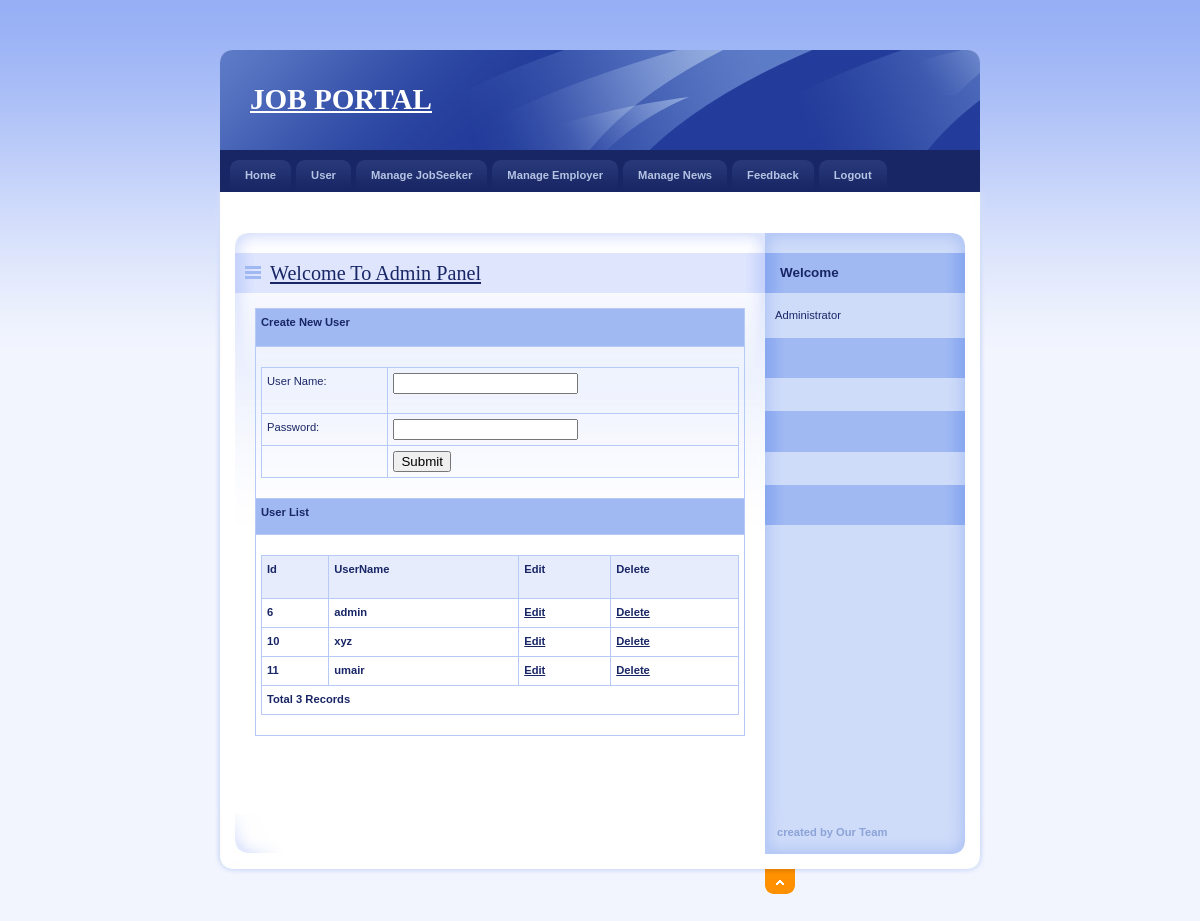
The page /Admin/User.php (signed in) on the database its author committed.
### tables this page shows
CREATE TABLE `user_master` (
  `UserId` int(11) NOT NULL,
  `UserName` varchar(20) NOT NULL,
  `Password` varchar(20) NOT NULL
);

### Admin/User.php (the view, shortened to what this page needs)
<!DOCTYPE html PUBLIC "-//W3C//DTD XHTML 1.0 Strict//EN" "http://www.w3.org/TR/xhtml1/DTD/xhtml1-strict.dtd">
<html xmlns="http://www.w3.org/1999/xhtml" xml:lang="cs" lang="cs">
<head>
    <link rel="stylesheet" media="screen,projection" type="text/css" href="./css/main.css" />
    <link rel="stylesheet" media="print" type="text/css" href="./css/print.css" />
    <link rel="stylesheet" media="aural" type="text/css" href="./css/aural.css" />
    <link href="../SpryAssets/SpryValidationTextField.css" rel="stylesheet" type="text/css" />
</head>
<body id="www-url-cz">
<div id="main" class="box">
<?php
include "Header.php"
?>
<?php
include "menu.php"
?>
    <div id="page" class="box">
    <div id="page-in" class="box">
        <div id="strip" class="box noprint">
            <p id="breadcrumbs">&nbsp;</p>
        </div>
        <div id="content">
            <div class="article">
              <h2><span><a href="#">Welcome To Admin Panel</a></span></h2>
                  <table width="100%" border="0" cellspacing="0" cellpadding="0">
        <tr>
          <td height="27" bgcolor="#A0B9F3"><strong>Create New User</strong></td>
        </tr>
        <tr>
          <td height="26"><form id="form1" name="form1" method="post" action="InsertUser.php">
            <table width="100%" height="95" border="0" cellpadding="0" cellspacing="0">
              <tr>
                <td height="35"><span class="style10">User Name:</span></td>
                <td><span id="sprytextfield1">
                  <label>
                  <input type="text" name="txtUserName" id="txtUserName" />
                  </label>
                  <span class="textfieldRequiredMsg">A value is required.</span></span></td>
              </tr>
              <tr>
                <td><span class="style10">Password:</span></td>
                <td><span id="sprytextfield2">
                  <label>
                  <input type="password" name="txtPassword" id="txtPassword" />
                  </label>
                  <span class="textfieldRequiredMsg">A value is required.</span></span></td>
              </tr>
              <tr>
                <td>&nbsp;</td>
                <td><label>
                  <input type="submit" name="button" id="button" value="Submit" />
                </label></td>
              </tr>
            </table>
                    </form>            </td>
        </tr>
        <tr>
          <td height="25" bgcolor="#A0B9F3"><strong>User List</strong></td>
        </tr>
        <tr>
          <td>
          <table width="100%" border="1" bordercolor="#1CB5F1" >
<tr>
<th height="32" bgcolor="#1CB5F1" class="style3"><div align="left" class="style9 style5"><strong>Id</strong></div></th>
<th bgcolor="#1CB5F1" class="style3"><div align="left" class="style9 style5"><strong>UserName</strong></div></th>
<th bgcolor="#1CB5F1" class="style3"><div align="left" class="style9 style5"><strong>Edit</strong></div></th>
<th bgcolor="#1CB5F1" class="style3"><div align="left" class="style12">Delete</div></th>
</tr>
<?php
$con = mysqli_connect("localhost","root","","job");
$sql = "select * from User_Master";
$result = mysqli_query($con,$sql);
while($row = mysqli_fetch_array($result))
{
$Id=$row['UserId'];
$UserName=$row['UserName'];
?>
<tr>
<td class="style3"><div align="left" class="style9 style5"><strong><?php echo $Id;?></strong></div></td>
<td class="style3"><div align="left" class="style9 style5"><strong><?php echo $UserName;?></strong></div></td>
<td class="style3"><div align="left" class="style9 style5"><strong><a href="EditUser.php?UserId=<?php echo $Id;?>">Edit</a></strong></div></td>
<td class="style3"><div align="left" class="style9 style5"><strong><a href="DeleteUser.php?UserId=<?php echo $Id;?>">Delete</a></strong></div></td>
</tr>
<?php
}
$records = mysqli_num_rows($result);
?>
<tr>
<td colspan="4" class="style3"><div align="left" class="style12"><?php echo "Total ".$records." Records"; ?> </div></td>
</tr>
</table>
          </td>
        </tr>
      </table>
              <p class="btn-more box noprint">&nbsp;</p>
          </div>
        </div>
<?php
include "right.php"
?>
    </div>
    </div>
<?php
include "footer.php"
?>
</div>
</body>
</html>

### Admin/css/main.css (style rules this page uses)
* { min-height:1px; }
body { border:0; margin:0; padding:0; background:#F2F5FE url("../design/bg.gif") 0 0 repeat-x; font:70%/160% "verdana",sans-serif; color:#192666; _text-align:center; }
a { color:#192666; }
p { border:0; margin:15px 0; padding:0; }
div { display:block; border:0; margin:0; padding:0; }
h1, h2, h3, h4, h5 { border:0; margin:15px 0 10px 0; padding:0; font-weight:bold; }
h2 { font-size:180%; line-height:100%; font-family:"georgia",serif; font-weight:normal; }
table { display:table; border-collapse:collapse; margin:15px 0; padding:0; border:1px solid #B7CAF6; font-size:100%; }
tr { display:table-row; }
th, td { display: table-cell; border:1px solid #B7CAF6; margin:0; padding:5px; vertical-align:top; text-align:left; }
th { background:#E7ECFD; text-align:center; color:#192666; font-weight:bold; }
form { border:0; margin:0; padding:0; }
a, img, span { border:0; margin:0; padding:0; }
strong, .strong { font-weight:bold; }
.box { min-height:1px; _height:1px; }
.box:after { content:"."; display:block; line-height:0px; font-size:0px; visibility:hidden; clear:both; }
#main { width:770px; margin:50px auto 0 auto; _text-align:left; }
#page { width:770px; min-height:1px; background:#FFF url("../design/bg_page.gif") 0 0 repeat-y; _height:1px; }
#page-in { min-height:1px; padding:10px 0; background:url("../design/bg_page_in.jpg") 0 0 no-repeat; _height:1px; }
#strip { position:relative; clear:both; padding:3px 20px 10px 20px; color:#6182D1; }
#strip p { margin:0; }
#strip #breadcrumbs { width:520px; margin:0; padding:0; }
#content { float:left; width:530px; _width:550px; margin:0; padding:0 0 0 20px; }
#content .article { clear:both; margin:0; padding:20px; background:url("../design/content_article_bg.jpg") 0 0 no-repeat; }
#content .article h2 { margin:0 -20px; padding:10px; background:#DEE5FD url("../design/content_title_bg.gif") 0 0 repeat-y; color:#192666; }
#content .article h2 span { background:url("../design/ico_list.gif") 0 50% no-repeat; padding-left:25px; }
#content .article p { text-align:justify; }
#content .btn-more { margin:0 0 15px 0; padding:0; border:0; position:relative; }

### Admin/css/print.css (style rules this page uses)
body { border:0; margin:0; padding:0; font-size:12pt }
a { color:#000; text-decoration:none; }
h1, h2, h3 { page-break-after:avoid; page-break-inside:avoid; }
table { border-collapse: collapse; border-width:1px; border-style:solid; }
th, td { display:table-cell; border-width:1px; border-style:solid; }
.noprint { display:none; }

### Admin/css/aural.css (style rules this page uses)
body { voice-family:paul,male; volume:loud; speech-rate:slow; richness:90; stress:20; }
h1, h2, h3, h4, h5 { cue-before:url("ping.au"); }
p, table { pause:50ms; }
strong { pitch:medium; pitch-range:60; stress:90; richness:90; }

### Admin/User.php (style rules this page uses)
.style3 { font-weight: bold }

### rows shown on the page
user_master: UserId "6", UserName "admin"
user_master: UserId "10", UserName "xyz"
user_master: UserId "11", UserName "umair"

### other values the page prints
$records "3"
